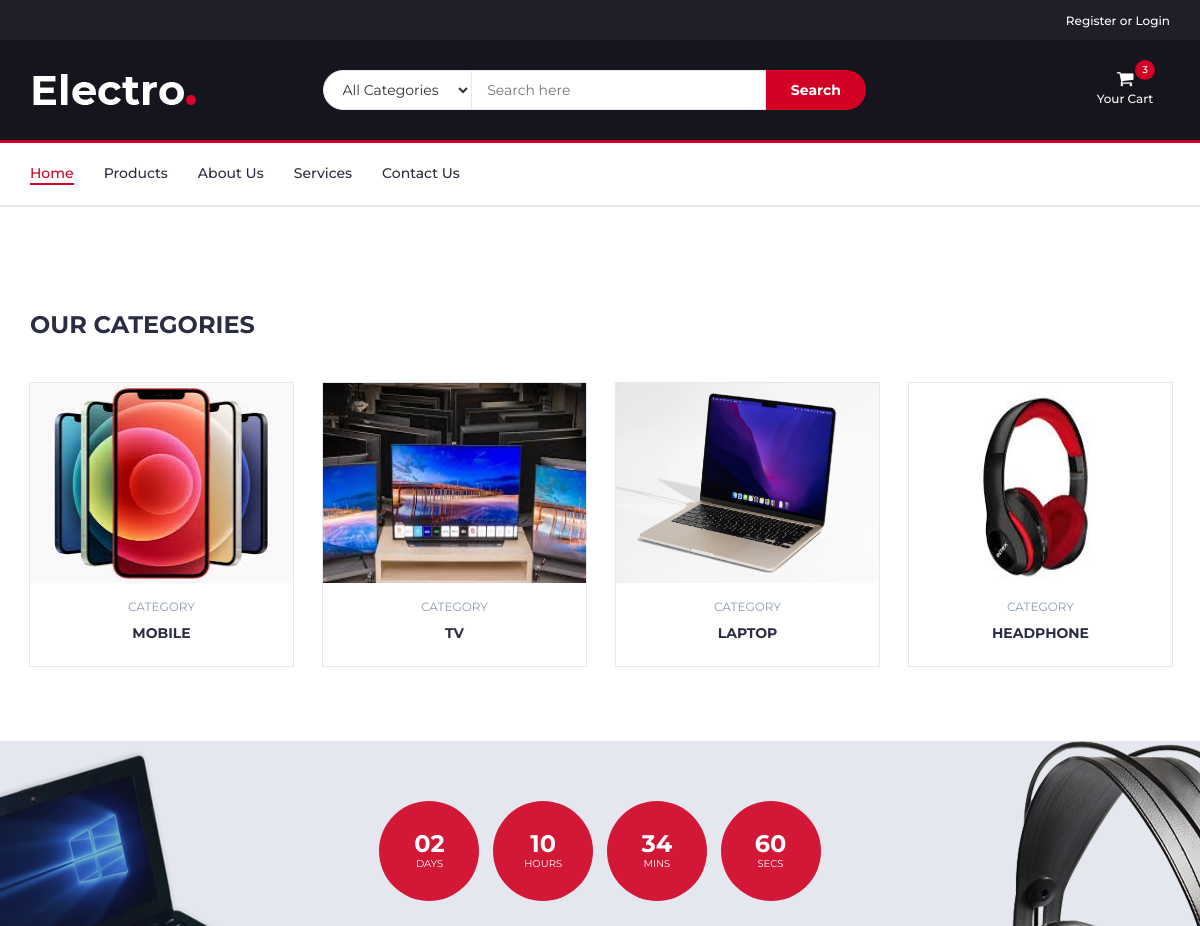
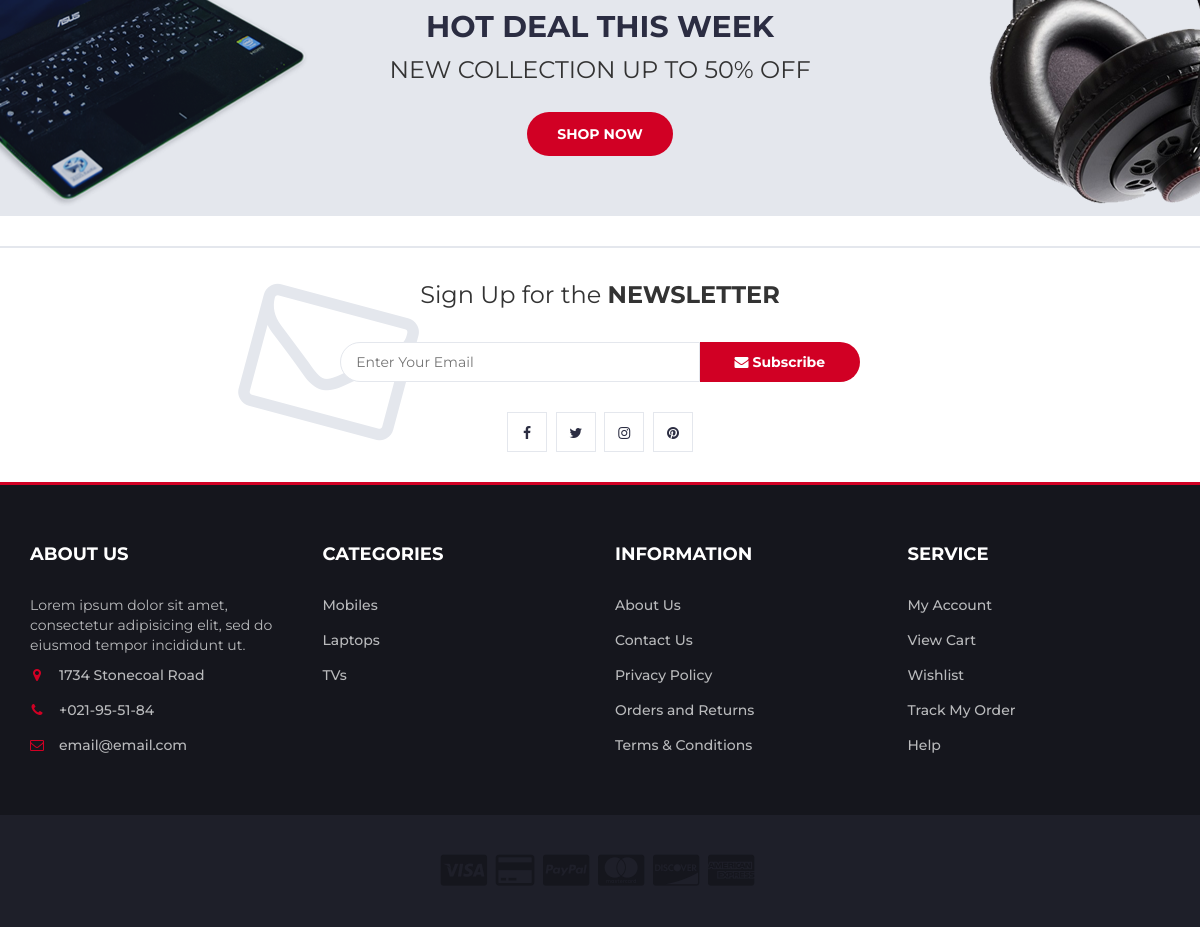
The app's page /ElectroMasterUserSide/home_page/ with its own data (2 pictures, top to bottom).
### ElectroMasterAdminSide/models.py (models this page shows)
class CategoryDB(models.Model):
    Category_Name = models.CharField(max_length=100,null=True,blank=True)
    Description = models.CharField(max_length=100,null=True,blank=True)
    Category_Image = models.ImageField(upload_to="Images",null=True,blank=True)

### ElectroMasterUserSide/views.py (the view)
# urls.py: path('home_page/',views.home_page,name="home_page"),
def home_page(request):
    Category = CategoryDB.objects.all()
    return render(request,"Home.html",{'Category':Category})

### ElectroMasterUserSide/templates/Home.html (shortened to what this page needs)
<!DOCTYPE html>
{% load static %}
<html lang="en">
	<head>
		<link type="text/css" rel="stylesheet" href="{% static 'css/bootstrap.min.css' %}"/>
		<link type="text/css" rel="stylesheet" href="{% static 'css/slick.css' %}"/>
		<link type="text/css" rel="stylesheet" href="{% static 'css/slick-theme.css' %}"/>
		<link type="text/css" rel="stylesheet" href="{% static 'css/nouislider.min.css' %}"/>
		<link rel="stylesheet" href="{% static 'css/font-awesome.min.css' %}">
		<link type="text/css" rel="stylesheet" href="{% static 'css/style.css' %}"/>
    </head>
	<body>
		<header>
			<div id="top-header">
				<div class="container">
					<ul class="header-links pull-right">
						{% if request.session.User_Name %}
						<li><a href="#"><i class="fa fa-user-o"></i> {{request.session.User_Name}}  // <a href="{% url 'User_Logout' %}"> Logout </a></a></li>
						{% else %}
						<li><a href="{% url 'login' %}"></i> Register or Login</a></li>
						{% endif %}
					</ul>
				</div>
			</div>
			<div id="header">
				<div class="container">
					<div class="row">
						<div class="col-md-3">
							<div class="header-logo">
								<a href="#" class="logo">
									<img src="{% static 'img/logo.png' %}" alt="">
								</a>
							</div>
						</div>
						<div class="col-md-6">
							<div class="header-search">
								<form>
									<select class="input-select">
										<option value="0">All Categories</option>
									</select>
									<input class="input" placeholder="Search here">
									<button class="search-btn">Search</button>
								</form>
							</div>
						</div>
						<div class="col-md-3 clearfix">
							<div class="header-ctn">
								<div class="dropdown">
									<a class="dropdown-toggle" data-toggle="dropdown" aria-expanded="true">
										<i class="fa fa-shopping-cart"></i>
										<span>Your Cart</span>
										<div class="qty">3</div>
									</a>
								</div>
							</div>
						</div>
					</div>
				</div>
			</div>
		</header>
		<nav id="navigation">
			<div class="container">
				<div id="responsive-nav">
					<ul class="main-nav nav navbar-nav">
						<li class="active"><a href="#">Home</a></li>
						<li><a href="{% url 'products_page' %}">Products</a></li>
						<li><a href="{% url 'about_us' %}">About Us</a></li>
						<li><a href="{% url 'services' %}">Services</a></li>
						<li><a href="{% url 'contact_us' %}">Contact Us</a></li>
					</ul>
				</div>
			</div>
		</nav>
		<div class="section">
		</div>
		<div class="section">
			<div class="container">
				<div class="row">
					<div class="col-md-12">
						<div class="section-title">
							<h3 class="title">Our Categories</h3>
						</div>
					</div>
					<div class="col-md-12">
						<div class="row">
							<div class="products-tabs">
								<div id="tab1" class="tab-pane active">
									<div class="products-slick" data-nav="#slick-nav-1">
										{% for i in Category %}
										<div class="product">
											<div class="product-img">
												<img src="{{i.Category_Image.url}}" alt="" height="200px">
											</div>
											<div class="product-body">
												<p class="product-category">Category</p>
												<h3 class="product-name"><a href="#">{{i.Category_Name}}</a></h3>
											</div>
											<div class="add-to-cart">
												<form action="{% url 'product_filtered' cat_name=i.Category_Name %}">
													<button class="add-to-cart-btn"> view more</button>
												</form>
											</div>
										</div>
										{% endfor %}
									</div>
								</div>
							</div>
						</div>
					</div>
				</div>
			</div>
		</div>
		<div id="hot-deal" class="section">
			<div class="container">
				<div class="row">
					<div class="col-md-12">
						<div class="hot-deal">
							<ul class="hot-deal-countdown">
								<li>
									<div>
										<h3>02</h3>
										<span>Days</span>
									</div>
								</li>
								<li>
									<div>
										<h3>10</h3>
										<span>Hours</span>
									</div>
								</li>
								<li>
									<div>
										<h3>34</h3>
										<span>Mins</span>
									</div>
								</li>
								<li>
									<div>
										<h3>60</h3>
										<span>Secs</span>
									</div>
								</li>
							</ul>
							<h2 class="text-uppercase">hot deal this week</h2>
							<p>New Collection Up to 50% OFF</p>
							<a class="primary-btn cta-btn" href="#">Shop now</a>
						</div>
					</div>
				</div>
			</div>
		</div>
		<div id="newsletter" class="section">
			<div class="container">
				<div class="row">
					<div class="col-md-12">
						<div class="newsletter">
							<p>Sign Up for the <strong>NEWSLETTER</strong></p>
							<form>
								<input class="input" type="email" placeholder="Enter Your Email">
								<button class="newsletter-btn"><i class="fa fa-envelope"></i> Subscribe</button>
							</form>
							<ul class="newsletter-follow">
								<li>
									<a href="#"><i class="fa fa-facebook"></i></a>
								</li>
								<li>
									<a href="#"><i class="fa fa-twitter"></i></a>
								</li>
								<li>
									<a href="#"><i class="fa fa-instagram"></i></a>
								</li>
								<li>
									<a href="#"><i class="fa fa-pinterest"></i></a>
								</li>
							</ul>
						</div>
					</div>
				</div>
			</div>
		</div>
		<footer id="footer">
			<div class="section">
				<div class="container">
					<div class="row">
						<div class="col-md-3 col-xs-6">
							<div class="footer">
								<h3 class="footer-title">About Us</h3>
								<p>Lorem ipsum dolor sit amet, consectetur adipisicing elit, sed do eiusmod tempor incididunt ut.</p>
								<ul class="footer-links">
									<li><a href="#"><i class="fa fa-map-marker"></i>1734 Stonecoal Road</a></li>
									<li><a href="#"><i class="fa fa-phone"></i>+021-95-51-84</a></li>
									<li><a href="#"><i class="fa fa-envelope-o"></i>email@email.com</a></li>
								</ul>
							</div>
						</div>
						<div class="col-md-3 col-xs-6">
							<div class="footer">
								<h3 class="footer-title">Categories</h3>
								<ul class="footer-links">
									<li><a href="#">Mobiles</a></li>
									<li><a href="#">Laptops</a></li>
									<li><a href="#">TVs</a></li>
								</ul>
							</div>
						</div>
						<div class="col-md-3 col-xs-6">
							<div class="footer">
								<h3 class="footer-title">Information</h3>
								<ul class="footer-links">
									<li><a href="#">About Us</a></li>
									<li><a href="#">Contact Us</a></li>
									<li><a href="#">Privacy Policy</a></li>
									<li><a href="#">Orders and Returns</a></li>
									<li><a href="#">Terms & Conditions</a></li>
								</ul>
							</div>
						</div>
						<div class="col-md-3 col-xs-6">
							<div class="footer">
								<h3 class="footer-title">Service</h3>
								<ul class="footer-links">
									<li><a href="#">My Account</a></li>
									<li><a href="#">View Cart</a></li>
									<li><a href="#">Wishlist</a></li>
									<li><a href="#">Track My Order</a></li>
									<li><a href="#">Help</a></li>
								</ul>
							</div>
						</div>
					</div>
				</div>
			</div>
			<div id="bottom-footer" class="section">
				<div class="container">
					<div class="row">
						<div class="col-md-12 text-center">
							<ul class="footer-payments">
								<li><a href="#"><i class="fa fa-cc-visa"></i></a></li>
								<li><a href="#"><i class="fa fa-credit-card"></i></a></li>
								<li><a href="#"><i class="fa fa-cc-paypal"></i></a></li>
								<li><a href="#"><i class="fa fa-cc-mastercard"></i></a></li>
								<li><a href="#"><i class="fa fa-cc-discover"></i></a></li>
								<li><a href="#"><i class="fa fa-cc-amex"></i></a></li>
							</ul>
						</div>
					</div>
				</div>
			</div>
		</footer>
	</body>
</html>

### records on screen
CategoryDB: Category_Image (picture), Category_Name "MOBILE"
CategoryDB: Category_Image (picture), Category_Name "TV"
CategoryDB: Category_Image (picture), Category_Name "LAPTOP"
CategoryDB: Category_Image (picture), Category_Name "HEADPHONE"
